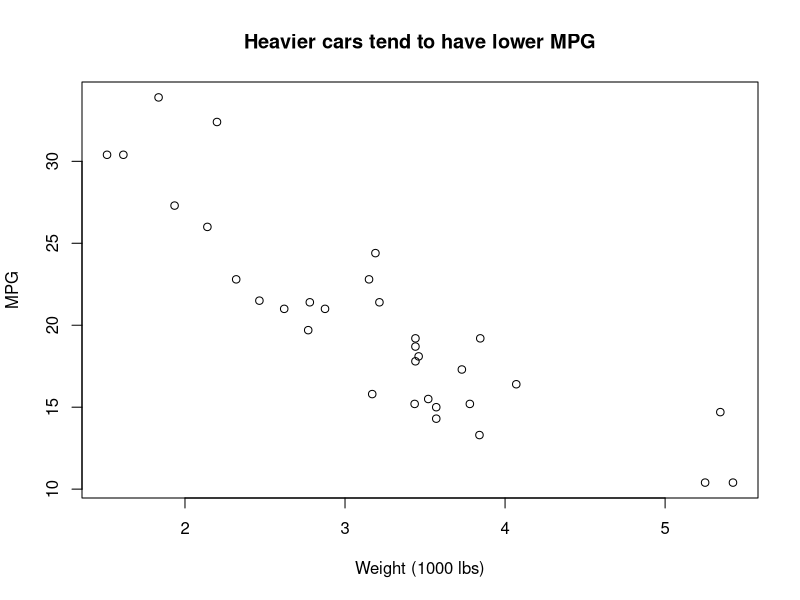
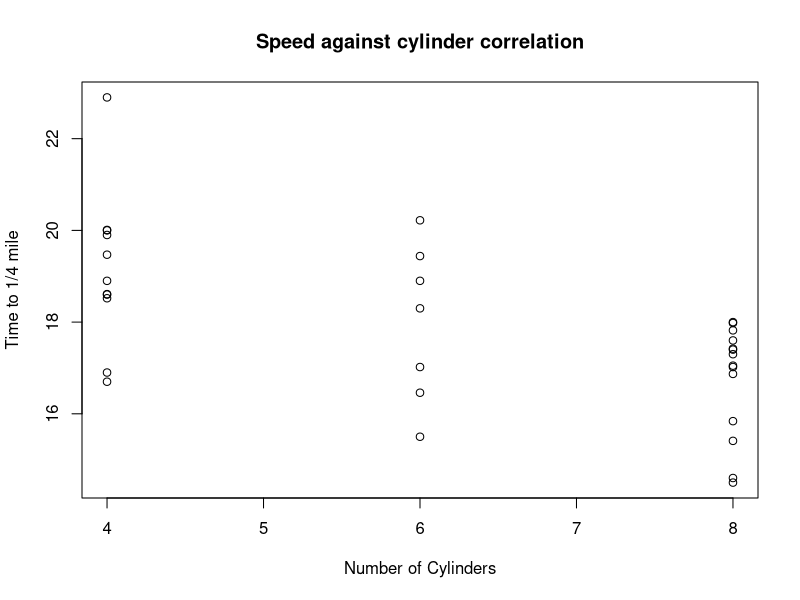
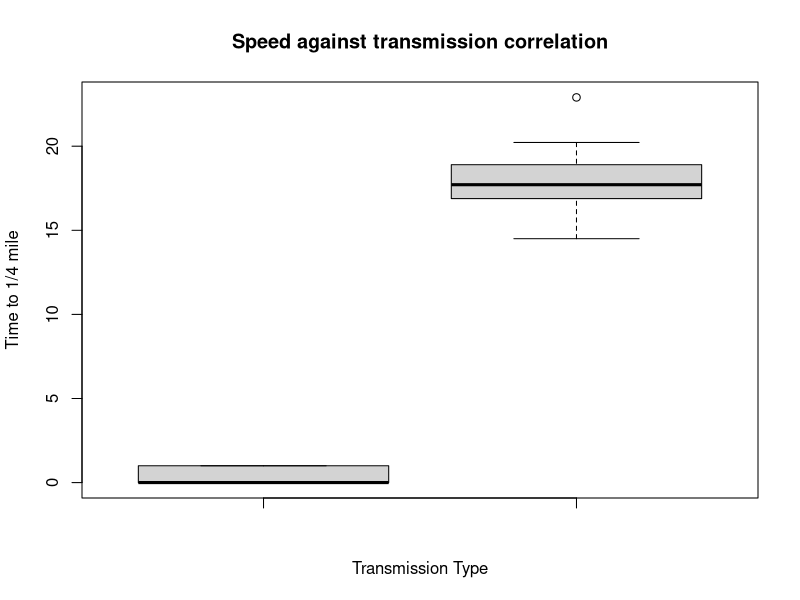
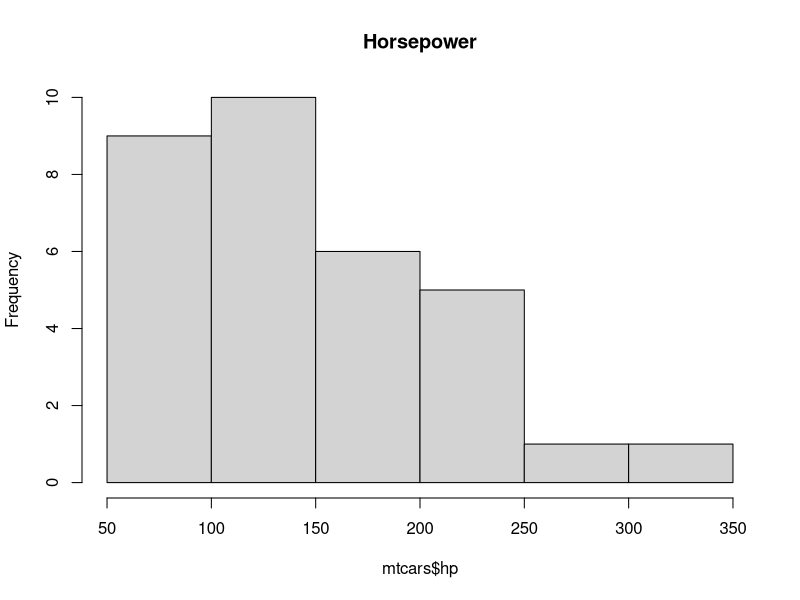

Reproduce these figures in R, in order.
## ---- chunk 1
0.1 + 0.1 + 0.1 - 0.3
0.3 - 0.1 - 0.1 - 0.1 # a variation

# run this if you want to avoid scientific notation
options(scipen = 999)
## ---- chunk 2
install.packages("tidyverse")
library(tidyverse)
## ---- chunk 3
mtcars[mtcars$cyl == 6 & mtcars$mpg > 20, c("mpg", "hp")]
## ---- chunk 4
mtcars %>%
  filter(cyl == 6, mpg > 20) %>%
  select(mpg, hp)
## ---- chunk 5
data(mtcars) # reads in the data & adds it to your environment as a dataframe

mtcars<-mtcars %>% 
  rownames_to_column("model")

View(mtcars) # opens up the datafram for viewing
head(mtcars)
# displays the top few lines of the dataframe
summary(mtcars) # displays a summary of all variables
?mtcars # will open up documentation in your Help tab. works for packages, functions, too!
## ---- chunk 6
mean(mtcars$mpg) # the $ helps you select a specific column of interest
## ---- chunk 7
mean(mtcars$qsec)
## ---- chunk 8
median(mtcars$gear)
## ---- chunk 9
# this is a scatterplot of mpg by wt
plot(mtcars$wt, mtcars$mpg,
     xlab = "Weight (1000 lbs)", ylab = "MPG",
     main = "Heavier cars tend to have lower MPG")
## ---- chunk 10
plot(mtcars$cyl, mtcars$qsec,
     xlab = "Number of Cylinders",
     ylab = "Time to 1/4 mile",
     main = "Speed against cylinder correlation")
boxplot(mtcars$am, mtcars$qsec,
        xlab = "Transmission Type",
        ylab = "Time to 1/4 mile", 
        main = "Speed against transmission correlation")

hist(mtcars$hp, main = "Horsepower")
